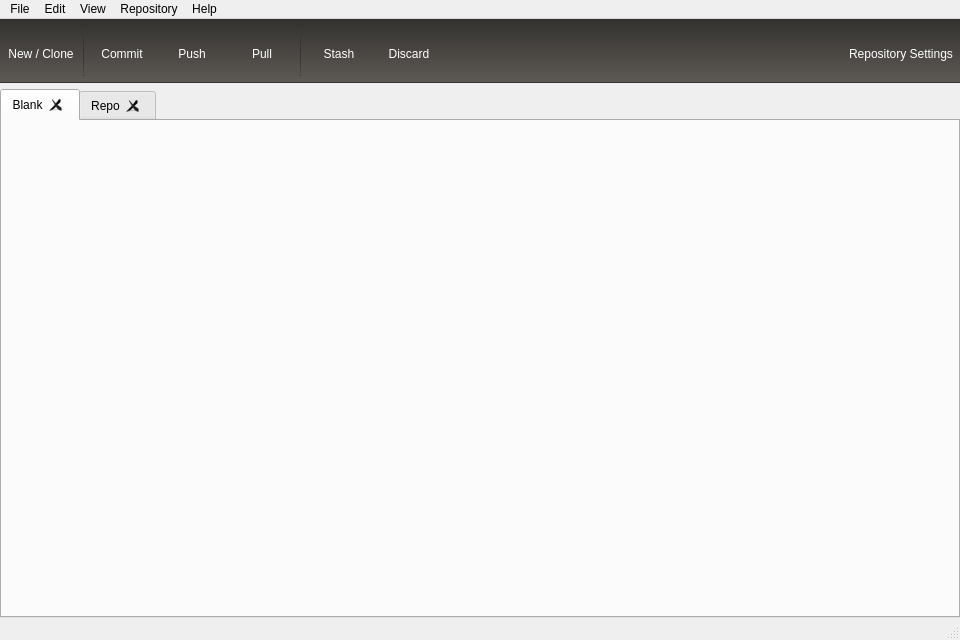
<?xml version="1.0" encoding="UTF-8"?>
<ui version="4.0">
 <class>MainWindow</class>
 <widget class="QMainWindow" name="MainWindow">
  <property name="geometry">
   <rect>
    <x>0</x>
    <y>0</y>
    <width>960</width>
    <height>640</height>
   </rect>
  </property>
  <property name="minimumSize">
   <size>
    <width>640</width>
    <height>480</height>
   </size>
  </property>
  <property name="windowTitle">
   <string>GitTree</string>
  </property>
  <widget class="QWidget" name="windowCentralWidget">
   <layout class="QVBoxLayout" name="verticalLayout">
    <property name="leftMargin">
     <number>0</number>
    </property>
    <property name="topMargin">
     <number>0</number>
    </property>
    <property name="rightMargin">
     <number>0</number>
    </property>
    <property name="bottomMargin">
     <number>0</number>
    </property>
    <item>
     <widget class="QWidget" name="topBarWidget" native="true">
      <property name="maximumSize">
       <size>
        <width>16777215</width>
        <height>64</height>
       </size>
      </property>
      <property name="styleSheet">
       <string notr="true">QWidget#topBarWidget {
	background: qlineargradient(spread:pad, x1:0, y1:0, x2:0, y2:1, stop:0 rgba(51, 49, 46, 255), stop:1 rgba(94, 90, 86, 255));
	border-bottom: 1px solid rgba(51, 51, 51, 255);
}

QToolButton {
	border: none;
	color: white;
	text-align: center bottom;
}

QToolButton:pressed {
	background: qlineargradient(spread:pad, x1:0, y1:0, x2:0, y2:1, stop:0 rgba(51, 51, 51, 0), stop:0.505208 rgba(51, 51, 51, 255), stop:1 rgba(51, 51, 51, 0));
}

QFrame {
	border: 1px solid qlineargradient(spread:pad, x1:0, y1:0, x2:0, y2:1, stop:0 rgba(51, 51, 51, 0), stop:0.505208 rgba(51, 51, 51, 255), stop:1 rgba(51, 51, 51, 0));
}</string>
      </property>
      <layout class="QHBoxLayout" name="horizontalLayout">
       <property name="leftMargin">
        <number>5</number>
       </property>
       <property name="topMargin">
        <number>3</number>
       </property>
       <property name="rightMargin">
        <number>5</number>
       </property>
       <property name="bottomMargin">
        <number>0</number>
       </property>
       <item>
        <widget class="QToolButton" name="topButtonNewOrClone">
         <property name="minimumSize">
          <size>
           <width>72</width>
           <height>64</height>
          </size>
         </property>
         <property name="maximumSize">
          <size>
           <width>72</width>
           <height>64</height>
          </size>
         </property>
         <property name="font">
          <font>
           <pointsize>9</pointsize>
          </font>
         </property>
         <property name="text">
          <string>New / Clone</string>
         </property>
         <property name="icon">
          <iconset resource="res/res.qrc">
           <normaloff>:/res/img/barIcon_newRepo</normaloff>:/res/img/barIcon_newRepo</iconset>
         </property>
         <property name="iconSize">
          <size>
           <width>32</width>
           <height>32</height>
          </size>
         </property>
         <property name="toolButtonStyle">
          <enum>Qt::ToolButtonTextUnderIcon</enum>
         </property>
        </widget>
       </item>
       <item>
        <widget class="Line" name="line_1">
         <property name="sizePolicy">
          <sizepolicy hsizetype="Fixed" vsizetype="Fixed">
           <horstretch>0</horstretch>
           <verstretch>0</verstretch>
          </sizepolicy>
         </property>
         <property name="minimumSize">
          <size>
           <width>1</width>
           <height>48</height>
          </size>
         </property>
         <property name="maximumSize">
          <size>
           <width>1</width>
           <height>16777215</height>
          </size>
         </property>
         <property name="orientation">
          <enum>Qt::Vertical</enum>
         </property>
        </widget>
       </item>
       <item>
        <widget class="QToolButton" name="topButtonCommit">
         <property name="minimumSize">
          <size>
           <width>64</width>
           <height>64</height>
          </size>
         </property>
         <property name="maximumSize">
          <size>
           <width>64</width>
           <height>64</height>
          </size>
         </property>
         <property name="font">
          <font>
           <pointsize>9</pointsize>
          </font>
         </property>
         <property name="text">
          <string>Commit</string>
         </property>
         <property name="icon">
          <iconset resource="res/res.qrc">
           <normaloff>:/res/img/barIcon_newRepo</normaloff>:/res/img/barIcon_newRepo</iconset>
         </property>
         <property name="iconSize">
          <size>
           <width>32</width>
           <height>32</height>
          </size>
         </property>
         <property name="toolButtonStyle">
          <enum>Qt::ToolButtonTextUnderIcon</enum>
         </property>
        </widget>
       </item>
       <item>
        <widget class="QToolButton" name="topButtonPush">
         <property name="minimumSize">
          <size>
           <width>64</width>
           <height>64</height>
          </size>
         </property>
         <property name="maximumSize">
          <size>
           <width>64</width>
           <height>64</height>
          </size>
         </property>
         <property name="font">
          <font>
           <pointsize>9</pointsize>
          </font>
         </property>
         <property name="text">
          <string>Push</string>
         </property>
         <property name="icon">
          <iconset resource="res/res.qrc">
           <normaloff>:/res/img/barIcon_newRepo</normaloff>:/res/img/barIcon_newRepo</iconset>
         </property>
         <property name="iconSize">
          <size>
           <width>32</width>
           <height>32</height>
          </size>
         </property>
         <property name="toolButtonStyle">
          <enum>Qt::ToolButtonTextUnderIcon</enum>
         </property>
        </widget>
       </item>
       <item>
        <widget class="QToolButton" name="topButtonPull">
         <property name="minimumSize">
          <size>
           <width>64</width>
           <height>64</height>
          </size>
         </property>
         <property name="maximumSize">
          <size>
           <width>64</width>
           <height>64</height>
          </size>
         </property>
         <property name="font">
          <font>
           <pointsize>9</pointsize>
          </font>
         </property>
         <property name="text">
          <string>Pull</string>
         </property>
         <property name="icon">
          <iconset resource="res/res.qrc">
           <normaloff>:/res/img/barIcon_newRepo</normaloff>:/res/img/barIcon_newRepo</iconset>
         </property>
         <property name="iconSize">
          <size>
           <width>32</width>
           <height>32</height>
          </size>
         </property>
         <property name="toolButtonStyle">
          <enum>Qt::ToolButtonTextUnderIcon</enum>
         </property>
        </widget>
       </item>
       <item>
        <widget class="Line" name="line_2">
         <property name="sizePolicy">
          <sizepolicy hsizetype="Fixed" vsizetype="Fixed">
           <horstretch>0</horstretch>
           <verstretch>0</verstretch>
          </sizepolicy>
         </property>
         <property name="minimumSize">
          <size>
           <width>1</width>
           <height>48</height>
          </size>
         </property>
         <property name="maximumSize">
          <size>
           <width>1</width>
           <height>16777215</height>
          </size>
         </property>
         <property name="orientation">
          <enum>Qt::Vertical</enum>
         </property>
        </widget>
       </item>
       <item>
        <widget class="QToolButton" name="topButtonStash">
         <property name="minimumSize">
          <size>
           <width>64</width>
           <height>64</height>
          </size>
         </property>
         <property name="maximumSize">
          <size>
           <width>64</width>
           <height>64</height>
          </size>
         </property>
         <property name="font">
          <font>
           <pointsize>9</pointsize>
          </font>
         </property>
         <property name="text">
          <string>Stash</string>
         </property>
         <property name="icon">
          <iconset resource="res/res.qrc">
           <normaloff>:/res/img/barIcon_newRepo</normaloff>:/res/img/barIcon_newRepo</iconset>
         </property>
         <property name="iconSize">
          <size>
           <width>32</width>
           <height>32</height>
          </size>
         </property>
         <property name="toolButtonStyle">
          <enum>Qt::ToolButtonTextUnderIcon</enum>
         </property>
        </widget>
       </item>
       <item>
        <widget class="QToolButton" name="topButtonDiscard">
         <property name="minimumSize">
          <size>
           <width>64</width>
           <height>64</height>
          </size>
         </property>
         <property name="maximumSize">
          <size>
           <width>64</width>
           <height>64</height>
          </size>
         </property>
         <property name="font">
          <font>
           <pointsize>9</pointsize>
          </font>
         </property>
         <property name="text">
          <string>Discard</string>
         </property>
         <property name="icon">
          <iconset resource="res/res.qrc">
           <normaloff>:/res/img/barIcon_newRepo</normaloff>:/res/img/barIcon_newRepo</iconset>
         </property>
         <property name="iconSize">
          <size>
           <width>32</width>
           <height>32</height>
          </size>
         </property>
         <property name="toolButtonStyle">
          <enum>Qt::ToolButtonTextUnderIcon</enum>
         </property>
        </widget>
       </item>
       <item>
        <spacer name="horizontalSpacer">
         <property name="orientation">
          <enum>Qt::Horizontal</enum>
         </property>
         <property name="sizeHint" stdset="0">
          <size>
           <width>40</width>
           <height>20</height>
          </size>
         </property>
        </spacer>
       </item>
       <item>
        <widget class="QToolButton" name="topButtonRepoSettings">
         <property name="minimumSize">
          <size>
           <width>108</width>
           <height>64</height>
          </size>
         </property>
         <property name="maximumSize">
          <size>
           <width>108</width>
           <height>64</height>
          </size>
         </property>
         <property name="font">
          <font>
           <pointsize>9</pointsize>
          </font>
         </property>
         <property name="text">
          <string>Repository Settings</string>
         </property>
         <property name="icon">
          <iconset resource="res/res.qrc">
           <normaloff>:/res/img/barIcon_newRepo</normaloff>:/res/img/barIcon_newRepo</iconset>
         </property>
         <property name="iconSize">
          <size>
           <width>32</width>
           <height>32</height>
          </size>
         </property>
         <property name="toolButtonStyle">
          <enum>Qt::ToolButtonTextUnderIcon</enum>
         </property>
        </widget>
       </item>
      </layout>
     </widget>
    </item>
    <item>
     <widget class="QTabWidget" name="contentTabWidget">
      <property name="styleSheet">
       <string notr="true">QTabBar::Tab {

}</string>
      </property>
      <property name="tabShape">
       <enum>QTabWidget::Rounded</enum>
      </property>
      <property name="currentIndex">
       <number>0</number>
      </property>
      <property name="tabsClosable">
       <bool>true</bool>
      </property>
      <property name="tabBarAutoHide">
       <bool>false</bool>
      </property>
      <widget class="RepoControlWidget" name="contentTabWidgetPage1" native="true">
       <attribute name="title">
        <string>Blank</string>
       </attribute>
      </widget>
      <widget class="QWidget" name="tab">
       <attribute name="title">
        <string>Repo</string>
       </attribute>
      </widget>
     </widget>
    </item>
   </layout>
  </widget>
  <widget class="QStatusBar" name="statusBar"/>
  <widget class="QMenuBar" name="menuBar">
   <property name="geometry">
    <rect>
     <x>0</x>
     <y>0</y>
     <width>960</width>
     <height>24</height>
    </rect>
   </property>
   <widget class="QMenu" name="menuProjects">
    <property name="title">
     <string>File</string>
    </property>
    <addaction name="actionNewOrClone"/>
    <addaction name="actionOpen"/>
    <addaction name="separator"/>
    <addaction name="actionManage_Repositories"/>
    <addaction name="separator"/>
    <addaction name="actionExit"/>
   </widget>
   <widget class="QMenu" name="menuEdit">
    <property name="title">
     <string>Edit</string>
    </property>
   </widget>
   <widget class="QMenu" name="menuView">
    <property name="title">
     <string>View</string>
    </property>
   </widget>
   <widget class="QMenu" name="menuRepository">
    <property name="title">
     <string>Repository</string>
    </property>
   </widget>
   <widget class="QMenu" name="menuHelp">
    <property name="title">
     <string>Help</string>
    </property>
    <addaction name="actionAbout"/>
    <addaction name="actionCheckUpdates"/>
   </widget>
   <addaction name="menuProjects"/>
   <addaction name="menuEdit"/>
   <addaction name="menuView"/>
   <addaction name="menuRepository"/>
   <addaction name="menuHelp"/>
  </widget>
  <action name="actionNewOrClone">
   <property name="text">
    <string>New / Clone Repository...</string>
   </property>
   <property name="toolTip">
    <string>New or Clone Repository</string>
   </property>
   <property name="shortcut">
    <string>Ctrl+N</string>
   </property>
  </action>
  <action name="actionOpen">
   <property name="text">
    <string>Open Existing Repository...</string>
   </property>
   <property name="toolTip">
    <string>Open Existing Repository</string>
   </property>
   <property name="shortcut">
    <string>Ctrl+O</string>
   </property>
  </action>
  <action name="actionExit">
   <property name="text">
    <string>Exit</string>
   </property>
  </action>
  <action name="actionAbout">
   <property name="text">
    <string>About GitTree</string>
   </property>
  </action>
  <action name="actionCheckUpdates">
   <property name="text">
    <string>Check for Updates</string>
   </property>
  </action>
  <action name="actionManage_Repositories">
   <property name="text">
    <string>Manage Repositories...</string>
   </property>
  </action>
 </widget>
 <layoutdefault spacing="6" margin="11"/>
 <customwidgets>
  <customwidget>
   <class>RepoControlWidget</class>
   <extends>QWidget</extends>
   <header>repocontrolwidget.h</header>
   <container>1</container>
  </customwidget>
 </customwidgets>
 <resources>
  <include location="res/res.qrc"/>
 </resources>
 <connections/>
</ui>
